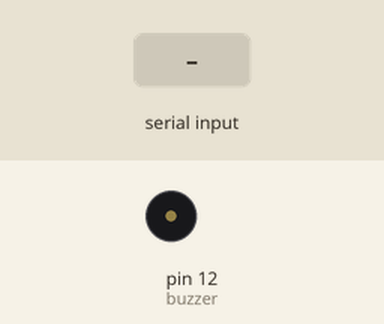
Bench run of a sketch on a simulated Arduino Uno, built with avr-gcc and run on an emulated ATmega328P. Parts: buzzer (waves = sounding). The inputs (shaded band) are chosen by the test bench.

Above: at 1.2 s.
1.3 s: "1" received over Serial
At 2.1 s:
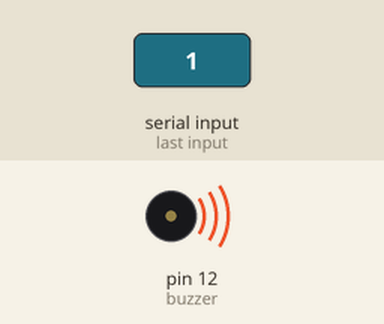
Timing chart, 0 to 7.8 s (numbered marks = the images above; inputs shaded):
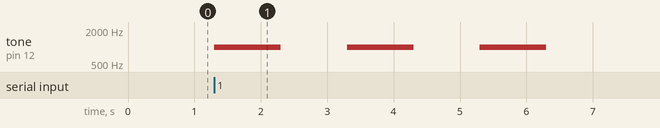

The sketch:

sketch_dec06a.ino
```cpp
const int buzzer = 12; //buzzer to arduino pin 9
char data;


void setup(){

  pinMode(buzzer, OUTPUT); // Set buzzer - pin 9 as an output

  Serial.begin(9600); //Permet d'initialiser le moniteur série à 9600 bauds


}

void loop(){

 int i =0;

  if (Serial.available()){
    //Si un message a été reçu  faire ceci
     data=Serial.read();
     // controler la lampe 1 reliée à la broche 13
     //récuperer le caractère reçu
     if(data=='1') //si le caractère lu est égale à 1
    {
      do {
      i++;
      tone(buzzer, 1000); // Send 1KHz sound signal...
      delay(1000);        // ...for 1 sec
      noTone(buzzer);     // Stop sound...
      delay(1000);
    } while (i<3);
    }else
    {
      noTone(buzzer);
      }
    }
    }
```

Measured:
- after the input at 1.3 s, tone on pin 12 (buzzer): alternates 1000 Hz for 1.0 s and silent for 1.0 s, 6 changes in all, then stays silent, starting at once
